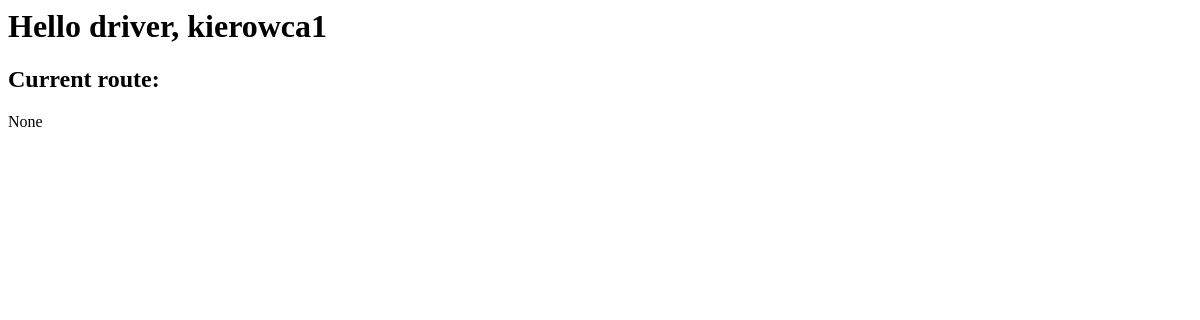
The page /userpanel (signed in) on the database as committed earlier.
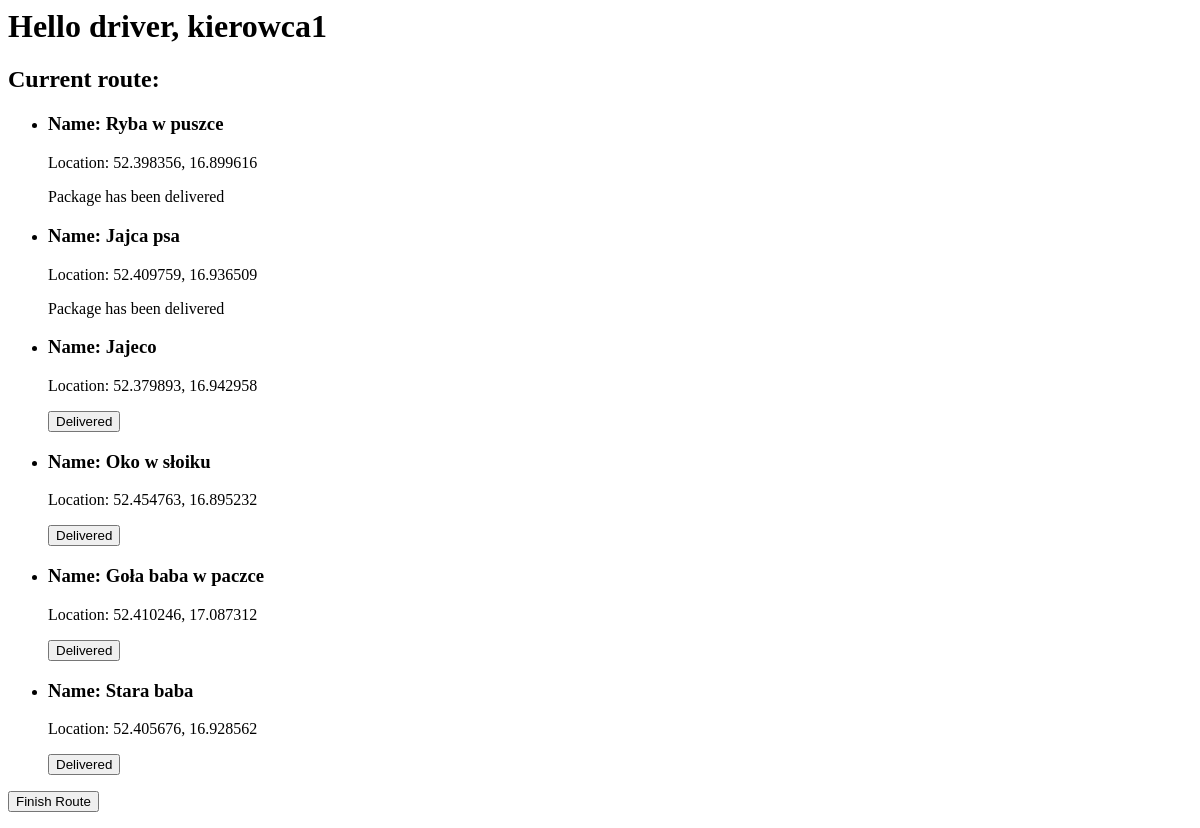
The same page on the database as committed later.
### main/models.py (models this page shows, shortened)
class Package(models.Model):
    id = models.UUIDField(primary_key=True, default=uuid.uuid4, editable=False)
    name = models.CharField(max_length=60)
    state = models.CharField(
        max_length=60,
        choices=states,
        default=registered
    )
    sender_email = models.EmailField()
    receiver_email = models.EmailField()
    origin_latitude = models.FloatField()
    origin_longitude = models.FloatField()
    destination_latitude = models.FloatField()
    destination_longitude = models.FloatField()
    origin_warehouse = models.ForeignKey(
        Warehouse,
        related_name="Origin_W",
        on_delete=models.SET_NULL,
        null=True,
        blank=True,
        default=None
    )
    destination_warehouse = models.ForeignKey(
        Warehouse,
        related_name="Destination_W",
        on_delete=models.SET_NULL,
        null=True,
        blank=True,
        default=None
    )
    current_warehouse = models.ForeignKey(
        Warehouse,
        related_name="Current_W",
        on_delete=models.SET_NULL,
        null=True,
        blank=True,
        default=None
    )
    route_id = models.ForeignKey(
        Route,
        related_name="Routes",
        on_delete=models.SET_NULL,
        null=True,
        blank=True,
        default=None
    )
    car_id = models.ForeignKey(
        Car,
        related_name="Cars",
        on_delete=models.SET_NULL,
        null=True,
        blank=True,
        default=None
    )
    route_order = models.IntegerField(null=True, blank=True, default=None)

### main/views.py (the view, shortened to what this page needs)
# urls.py: path('userpanel', views.userpanel, name="userpanel")
def userpanel(request):
    user = request.user
    user_type = user.groups.first().name
    if user_type == 'Drivers':
        driver_routes_data = dataFetcher.fetch_routes_data(user)
        return render(
            request,
            "main/userpanel.html",
            {
                "user_type": user_type,
                "route_points": driver_routes_data['route_points'],
                "route_type": driver_routes_data['route_type']
            }
        )

### main/scripts/dataFetcher.py (called while the page is built)
def fetch_routes_data(user):
    route_points = []
    route_type = None
    if user.driverdata.route_id is not None:
        route_type = user.driverdata.route_id.route_type
        if route_type != "InterWarehouse":
            route_points = list(
                models.Package.objects.filter(route_id=user.driverdata.route_id).order_by("route_order"))
        else:
            package = models.Package.objects.filter(route_id=user.driverdata.route_id).first()
            route_points = [
                (package.destination_warehouse.location_latitude, package.destination_warehouse.location_longitude)]
        HttpResponseRedirect("userpanel")
    return {"route_points": route_points, "route_type": route_type}

### main/templates/main/userpanel.html (shortened to what this page needs)
<html lang="en">
<head>
</head>
<body>
    {% if user_type == 'Drivers' %}
        <h1>Hello driver, {{ user.username }}</h1>
        <h2>Current route: </h2>
        {% if user.driverdata.route_id is not None %}
            <ul>
            {% for route_point in route_points %}
                <li>
                    <h3>Name: {{ route_point.name }}</h3>
                    <p>Location: {{route_point.origin_latitude}}, {{route_point.origin_longitude}}</p>
                    <p>
                        {% if route_point.state == 'Registered' and route_type == "PickUp"%}
                            <form method="post">
                                {% csrf_token %}
                                <button type="submit" name="submit_package" value="{{route_point.id}}">
                                    Picked Up
                                </button>
                            </form>
                        {% elif route_point.state == 'En Route' and route_type == "Delivery" %}
                            <form method="post">
                                <button type="submit" name="submit_package" value="{{route_point.id}}">
                                    Delivered
                                </button>
                            </form>
                        {% else %}
                            Package has been delivered
                        {% endif %}
                    </p>
                </li>
            {% endfor %}
            </ul>
            <p>
                <form method="post">
                    <button type="submit" name="finish_route" value="finish_route">Finish Route</button>
                </form>
            </p>
        {% else %}
            <p>None</p>
        {% endif %}
    {% else %}
        <p>Error</p>
    {% endif %}
</body>
</html>

Rows that differ between the two databases and show on the page:
now on this page (row edited): Package: name "Ryba w puszce", origin_latitude "52.398356", origin_longitude "16.899616", state "Package has been delivered"
now on this page (row edited): Package: name "Jajca psa", origin_latitude "52.409759", origin_longitude "16.936509", state "Package has been delivered"
now on this page (row edited): Package: name "Jajeco", origin_latitude "52.379893", origin_longitude "16.942958"
now on this page (row edited): Package: name "Oko w słoiku", origin_latitude "52.454763", origin_longitude "16.895232"
now on this page (row edited): Package: name "Goła baba w paczce", origin_latitude "52.410246", origin_longitude "17.087312"
now on this page (row edited): Package: name "Stara baba", origin_latitude "52.405676", origin_longitude "16.928562"
Other text that changed with them:
text no longer shown: "None"
text now shown: "Finish Route"
